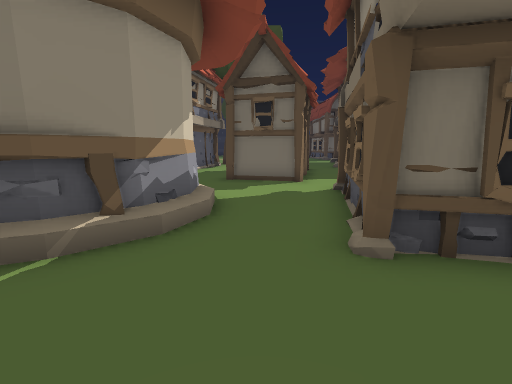
[1] (above)

19 first-person views from a walk through a scene from a Unity 3-D project. The camera is 1.2 m above the floor, tilts 10° down and sees 90° across. The floor is counted in squares, 1 m on a side. Each view is taken from the middle of a square. On the plan, view 1 faces up. The plan holds only what a view shows up to about 12 squares ahead; the rest is blank. The place goes on beyond the plan. The player character is not drawn. Some animated figures are left out.

[2]
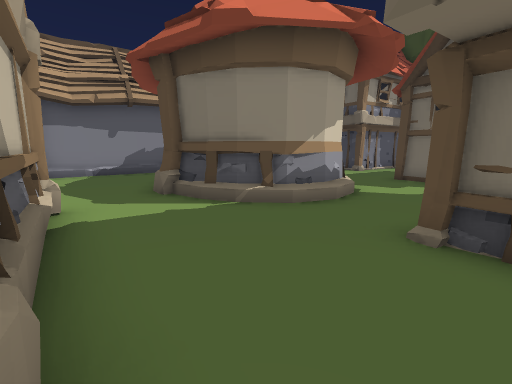

[3]
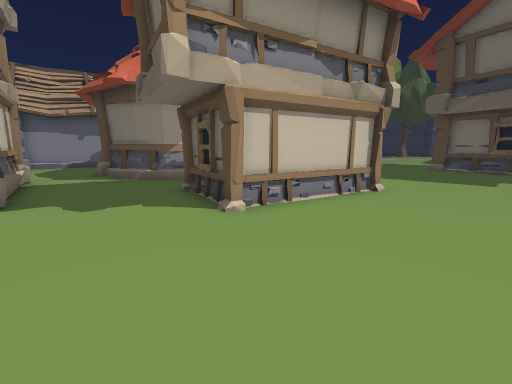

[4]
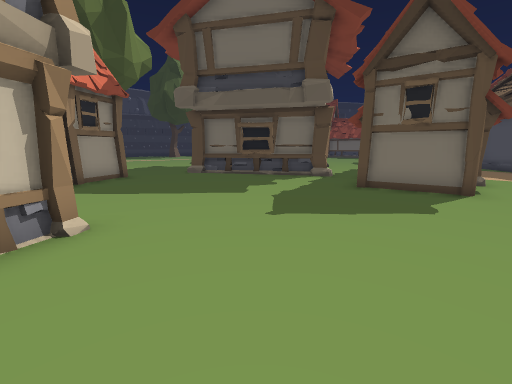

[5]
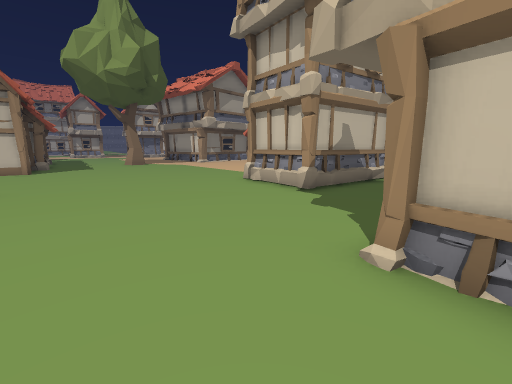

[6]
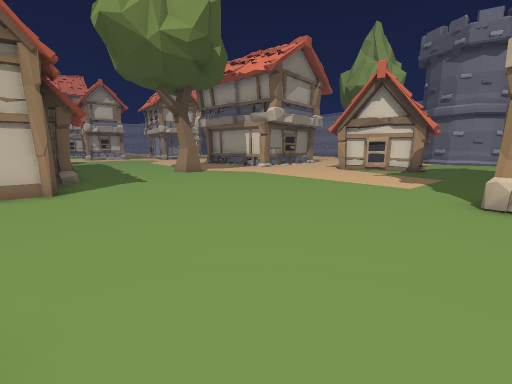

[7]
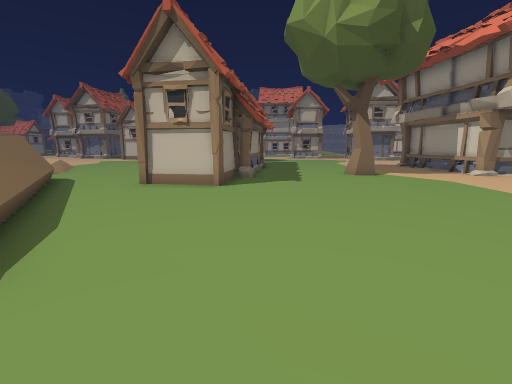

[8]
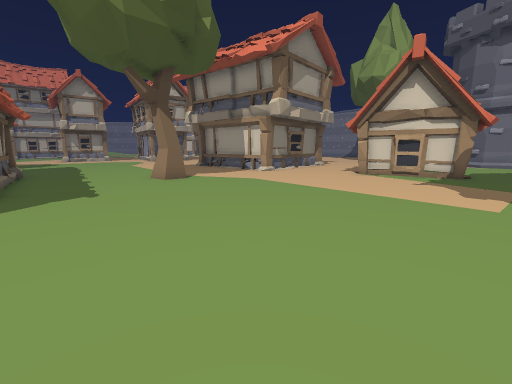

[9]
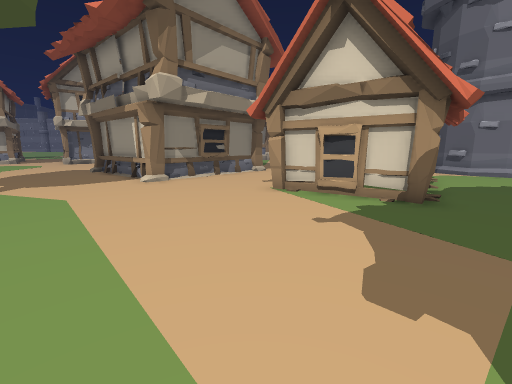

[10]
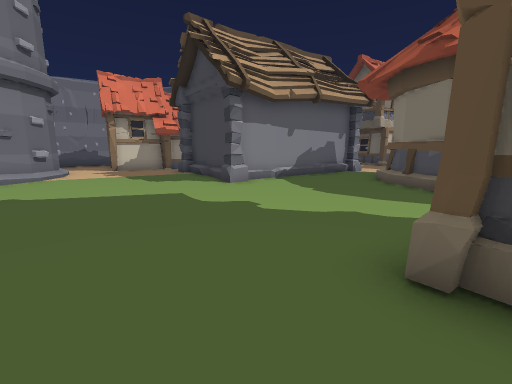

[11]
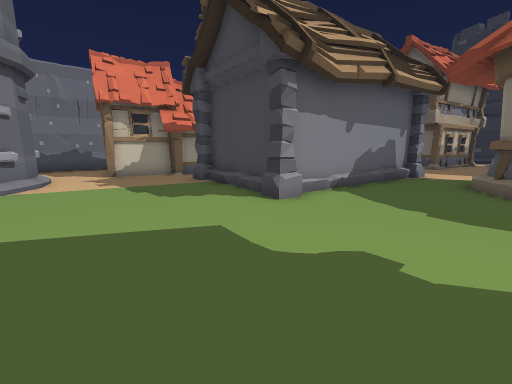

[12]
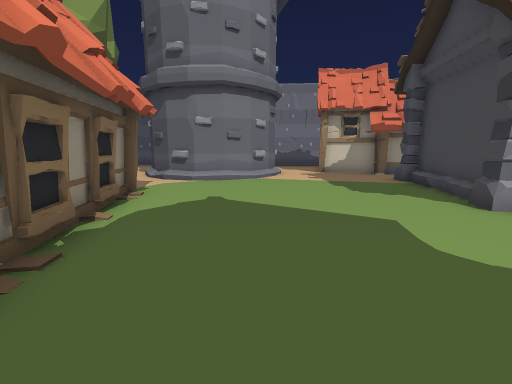

[13]
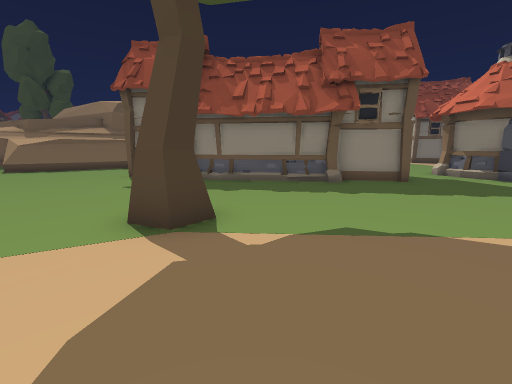

[14]
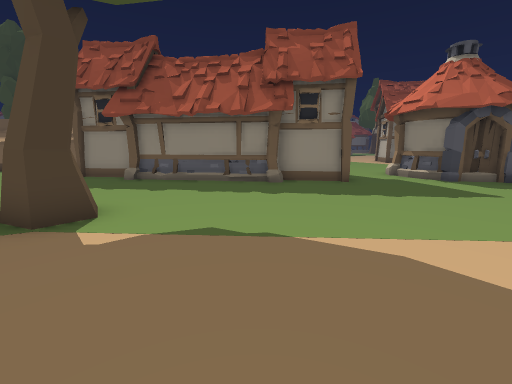

[15]
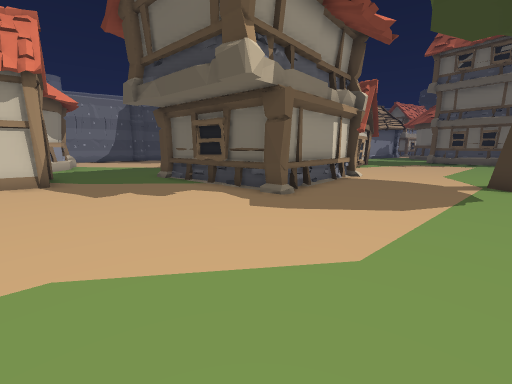

[16]
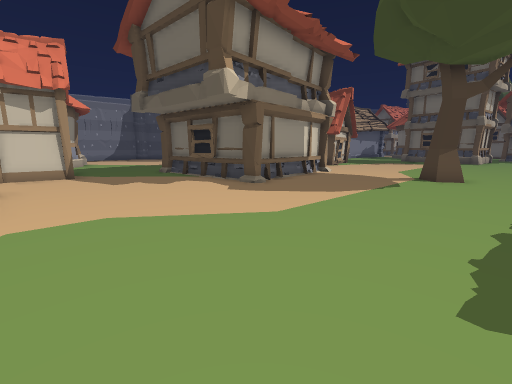

[17]
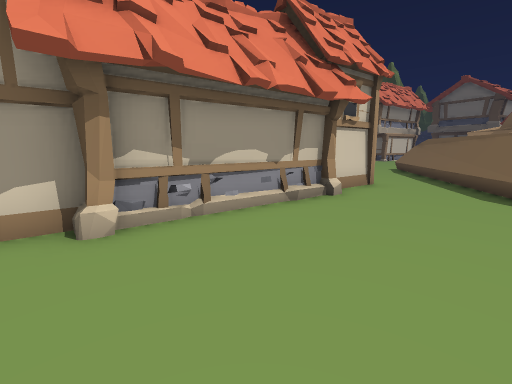

[18]
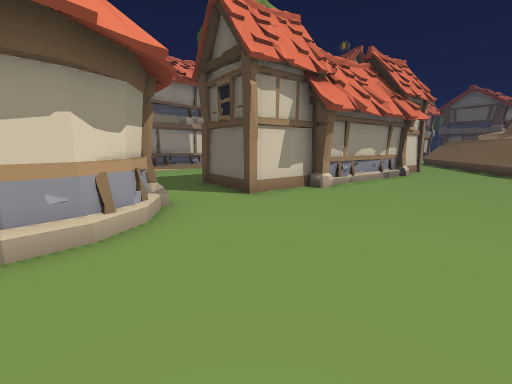

[19]
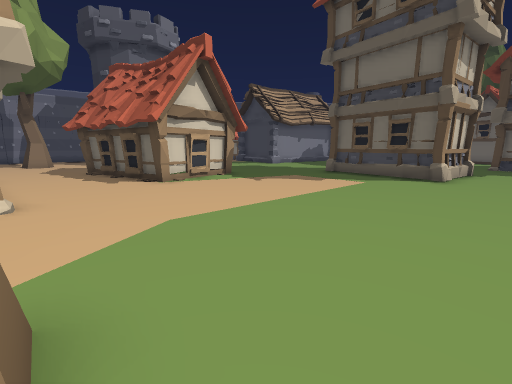

### Floor plan
Key: @ floor where view 1 was taken; # wall or solid block; . floor; = window, fence, low wall or low ledge; ^ raised ledge; H house; T tree.
Columns run from 19 left of view 1 to 12 right of it. Each row starts with its distance up from view 1.
 19                  TT
 18                  TT
 17
 16                         H     H
 15                       ..HHHHH H.
 14                      H......HHH.
 13                      #H........H
 12                      #.........H
 11                 ..   H........H#
 10           ..    ..H# H.........H
  9           ..     .HHHH..........
  8           ..     ..... .........
  7          #..      ...H  H.......
  6          #..#     #..H  H.......
  5          #..#     #..H  H......
  4         ##..##   ##..H  H.....
  3         #....#####..HHHH....
  2         #.....##......HH....
  1  #H######...................
  0  #....###......H...@........
 -1  H.............HHHHHH.......
 -2 HH.............    HH......
 -3 ...............HH  H.......
 -4 ###............HHHHH.......
 -5   ##.......................#
 -6    #.......................#
 -7    #......###..............=#
 -8    #..#######...............=^
 -9  ###..      #................#^
-10  #..        #................=#
-11          ####.................#^
-12        ### ..............HHHH..#
-13 TT    ...................###H..#
-14 TT   ....................###....
-15      ...H..HHHH....TT...H###H...
-16          HHH  H....TT...H  #H...
-17               H.........H  H....
-18               H.........H  H....
-19               H.........#  #....
-20               HH........HHHH....
-21        .HHHHHHH.........###.....
-22       ..................###.....
-23      ...........................
-24      ...........................
-25       H  H..............HHH.....
-26          H..............H  H....
-27         HH.. ......... HH  H....

Positions as (right, up) in squares from view 1, and headings:
1: (0, 0), facing up
2: (2, -1), facing up-left
3: (8, -1), facing up-left
4: (8, 3), facing up
5: (7, 3), facing down-left
6: (7, -4), facing down-left
7: (5, -4), facing down
8: (5, -6), facing down-left
9: (-1, -6), facing down-left
10: (-4, -6), facing up-left
11: (-7, -5), facing up-left
12: (-6, -5), facing left
13: (-4, -17), facing right
14: (-4, -19), facing right
15: (0, -26), facing up-left
16: (2, -27), facing up-left
17: (12, -21), facing up-left
18: (12, -27), facing up-left
19: (2, -15), facing up-left
